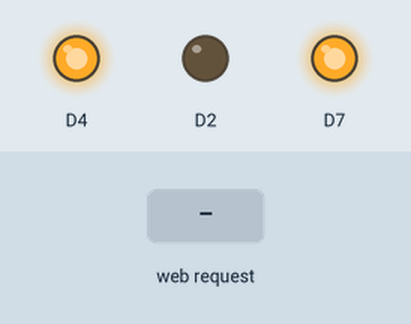
A sketch run on a simulated ESP8266 (NodeMCU). Shown: output pins drawn as LEDs (lit = HIGH). Inputs (shaded band) come from the test bench. WiFi joins after 1.5 s; servers stay silent unless stated; what the sketch prints to the serial monitor is not drawn.

Above: at 3.7 s.
3.8 s: HTTP request GET /ON received
At 4.7 s:
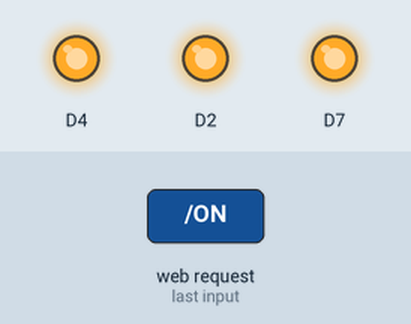
5.3 s: HTTP request GET /OFF received
At 5.8 s:
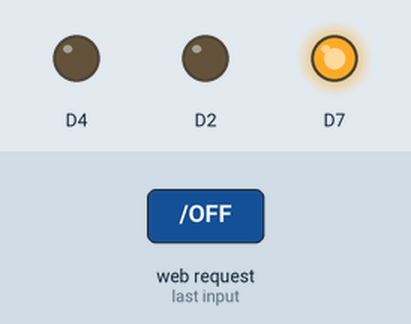
Timing chart, 0 to 8.3 s (numbered marks = the images above; inputs shaded):
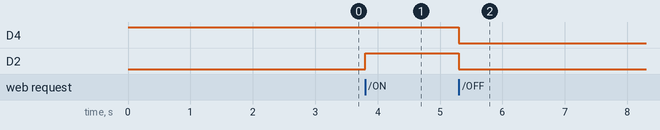

The sketch:

10_Controll_node_with_mobile_app.ino
```cpp
#include <ESP8266WiFi.h>

String  i;
WiFiServer server(80);

void setup()
{
  i = "";

Serial.begin(9600);
pinMode(4, OUTPUT);
pinMode(D4, OUTPUT);
digitalWrite(D4,HIGH);
pinMode(D7,OUTPUT);
digitalWrite(D7,HIGH);
  WiFi.disconnect();
  delay(1000);
  Serial.println(" ");
  Serial.println(" ");
   WiFi.begin("mittu","qwertyuiop");
  while ((!(WiFi.status() == WL_CONNECTED))){
    delay(300);
    Serial.print("...");

  }
  Serial.println("");
  Serial.println("Connected");
  Serial.print("local Ip: ");
  Serial.println((WiFi.localIP().toString()));
  server.begin();

}


void loop()
{

    WiFiClient client = server.available();
    if (!client) { return; }
    while(!client.available()){  delay(1); }
    i = (client.readStringUntil('\r'));
    i.remove(0, 5);
    i.remove(i.length()-9,9);
    Serial.println(i);
    if (i == "ON") {
      digitalWrite(4,HIGH);
      digitalWrite(D4,HIGH);
      client.println("HTTP/1.1 200 OK");
      client.println("Content-Type: text/html");
      client.println("");
      client.println("<!DOCTYPE HTML>");
      client.println("<html>");
      client.println("LED ON");
      client.println("</html>");
      delay(1);
    }
    if (i == "OFF") {
      digitalWrite(4,LOW);
      digitalWrite(D4,LOW);
      client.println("HTTP/1.1 200 OK");
      client.println("Content-Type: text/html");
      client.println("");
      client.println("<!DOCTYPE HTML>");
      client.println("<html>");
      client.println("LED OFF");
      client.println("</html>");
      delay(1);
    }
}
```

Measured:
- after the input at 3.8 s, D2: LOW → HIGH at once
- after the input at 5.3 s, D4, D2: HIGH → LOW at once
